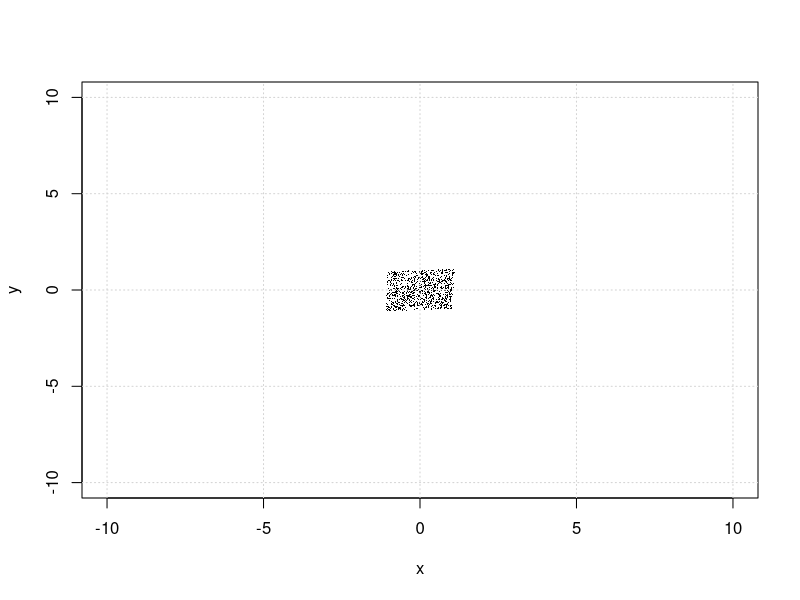

This chart was generated by the following R code:
A = diag(c(.84,.94))
B = cbind(c(1,1),c(-1,2))
A2 = B %*% A %*% solve(B)

A1 = rbind(c(1.0633,.0367),c(.0733,1.0267))
A2 = rbind(c(0.8733, -0.0333),c(-0.0666, 0.906))
A3 = rbind(c(0.809, 0.587),c(-0.587, 0.809))


myplot = function(T, ...) {  
  plot(T[1,],T[2,],pch='.',xlab='x',ylab='y',...)
  grid()
}

T= rbind(runif(1000,min=-1,max=1),runif(1000,min=-1,max=1))


T = A1 %*% T; myplot(T,xlim=c(-10,10),ylim=c(-10,10))

# T = A2 %*% T; myplot(T,xlim=c(-1,1),ylim=c(-1,1))
# T = A3 %*% T; myplot(T,xlim=c(-1.8,1.8),ylim=c(-1.8,1.8))
# 
# 